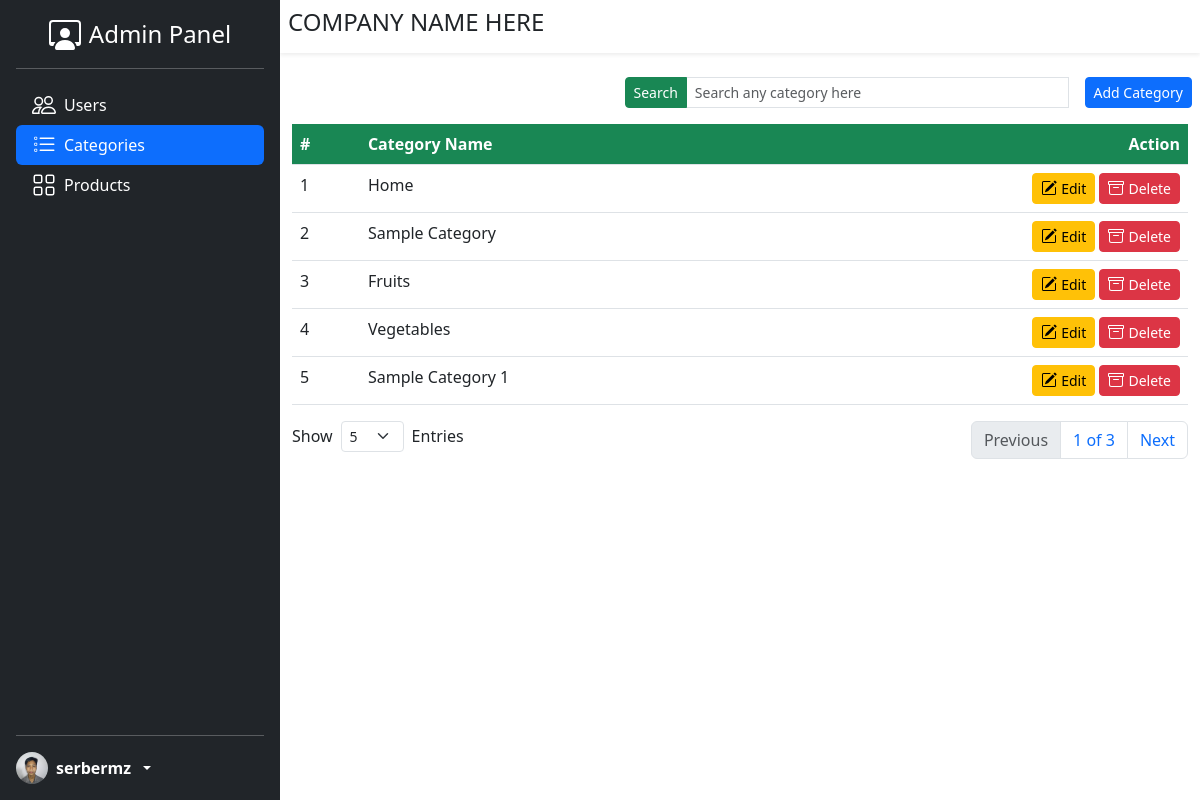
Screenshot of /admin/categories.php (signed in) with the database file from the repository.
### tables this page shows
CREATE TABLE `categories` (
  `id` int(11) NOT NULL,
  `category_name` varchar(255) NOT NULL
);

### admin/categories.php (the view, shortened to what this page needs)
<?php include_once 'includes/header.php'; ?>
<?php include_once 'includes/sidebar.php' ?>
<?php include_once 'includes/content-header.php' ?>
<?php
    $db = new  DbConn();
    $pdo = $db->connect();
    $search = isset($_GET['search']) ? $_GET['search'] : '';
    $sql = 'SELECT COUNT(id) as totalItems FROM categories WHERE category_name like :category_name';
    $stmt = $pdo->prepare($sql);
    $stmt->bindValue(':category_name', '%' . $search . '%');
    $stmt->execute();
    $result = $stmt->fetch();
    $totalItems = $result['totalItems'];
    $itemsPerPage = isset($_GET['entries']) ? $_GET['entries'] : 5;
    $totalPages = ceil($totalItems / $itemsPerPage);
    $currentPage = isset($_GET['page']) ? $_GET['page'] : 1;
    $offset = ($currentPage - 1) * $itemsPerPage;
    $sql = "SELECT * FROM categories WHERE category_name LIKE :category_name ORDER BY id LIMIT $offset, $itemsPerPage";
    $stmt = $pdo->prepare($sql);
    $stmt->bindValue(':category_name', '%' . $search . '%');
    $stmt->execute();
    $result = $stmt->fetchAll();
?>
<div class="content mt-3">
    <div class="row m-0 justify-content-end gx-4 gx-md-3 gy-2">
        <div class="col-md-6">
            <form action="<?php echo $_SERVER['PHP_SELF'] ?>" method="GET">
                <div class="input-group input-group-sm">
                    <button class="btn btn-success">Search</button>
                    <input type="text" name='search' class="form-control shadow-none"
                        placeholder="Search any category here" autocomplete="off" autofocus>
                </div>
            </form>
        </div>
        <div class="col-auto">
            <button class="btn btn-sm btn-primary">Add Category</button>
        </div>
    </div>
    <div class="container-fluid mt-3">
        <div class="table-responsive">
            <table class="table">
                <thead>
                    <tr class="text-bg-success">
                        <th scope="col">#</th>
                        <th scope="col">Category Name</th>
                        <th scope="col" class="text-end">Action</th>
                    </tr>
                </thead>
                <tbody>
                    <?php
                        $counter = 1;
                        foreach ($result as $category) {
                    ?>
                    <tr>
                        <td><?php echo $counter ?></td>
                        <td><?php echo $category['category_name'] ?></td>
                        <td class='text-nowrap text-end'>
                            <button class='btn btn-sm btn-warning d-inline-flex align-items-center gap-1'
                                data-id="<?php echo $category['id'] ?>">
                                <span>Edit</span>
                            </button>
                            <button class='btn btn-sm btn-danger d-inline-flex align-items-center gap-1'>
                                <span>Delete</span>
                            </button>
                        </td>
                    </tr>
                    <?php
                    $counter++;
                        }
                    ?>
                </tbody>
            </table>
        </div>
        <div class="row justify-content-between mb-3 gy-3">
            <div class="col-auto">
                <div class="d-flex align-items-center gap-2">
                    <span>Show</span>
                    <form action="<?php echo $_SERVER['PHP_SELF']; ?>" method="GET">
                        <select class="form-select form-select-sm shadow-none" name="entries"
                            onchange="this.form.submit()">
                            <option <?php if ($itemsPerPage == 5) echo 'selected'; ?> value="5">5</option>
                        </select>
                    </form>
                    <span>Entries</span>
                </div>
            </div>
            <div class="col-auto">
                <ul class="pagination">
                    <?php
                    if ($totalPages > 1) {
                        if($currentPage > 1){
                            $previousPage = $currentPage - 1;
                            echo "<li class='page-item'><a class='page-link text-center' href='?search=$search&page=$previousPage&entries=$itemsPerPage'>Previous</a></li>";
                        }
                        else{
                            echo "<li class='page-item'><a class='page-link text-center disabled'>Previous</a></li>";
                        }
                        echo "<li class='page-item'><span class='page-link text-center'>$currentPage of $totalPages</span></li>";
                        if($currentPage < $totalPages){
                            $nextPage = $currentPage + 1;
                            echo "<li class='page-item'><a class='page-link text-center' href='?search=$search&page=$nextPage&entries=$itemsPerPage'>Next</a></li>";
                        }
                        else{
                            echo " <li class='page-item'><a class='page-link text-center disabled'>Next</a></li>";
                        }
                    }
                     ?>
                </ul>
            </div>
        </div>
    </div>
</div>
<?php include_once 'includes/footer.php'; ?>

### css/style.css (style rules this page uses)
.content { margin-left: 280px; }

### rows the page displays
categories: category_name "Home"
categories: category_name "Sample Category"
categories: category_name "Fruits"
categories: category_name "Vegetables"
categories: category_name "Sample Category 1"

### other values shown
$_SESSION['fullname'] "serbermz"
$currentPage "1"
$totalPages "3"
